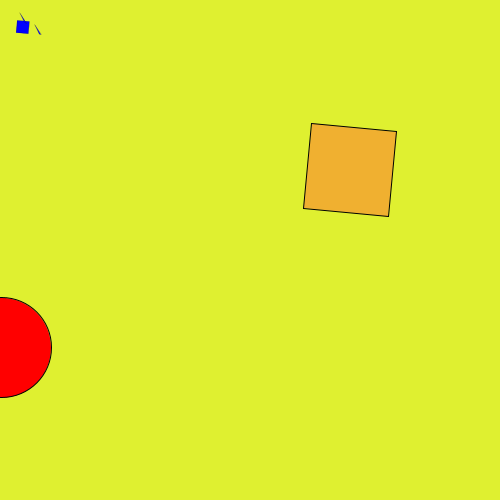
Frame 1 (no input)
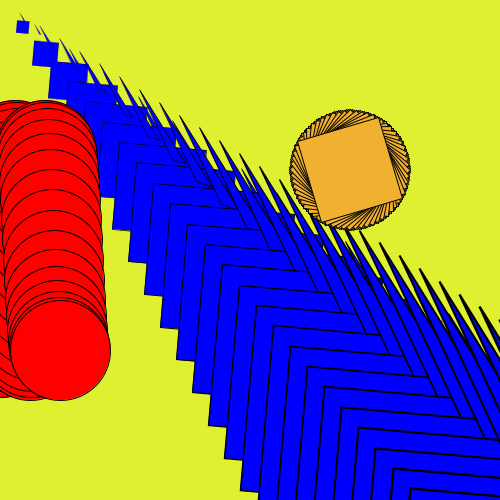
Frame 60 (the mouse pressed at the canvas centre just before this capture)
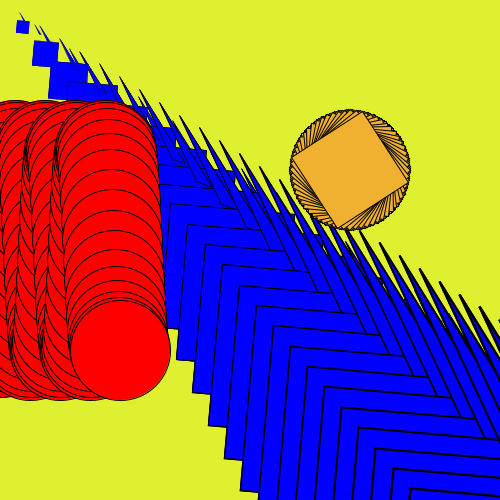
Frame 120 (the mouse held since frame 60 and released just before this capture)

The Processing sketch that drew these frames (run headless with seeded random() and noise(); from frame 60 on, the mouse is pressed at the canvas centre):

// Processing sketch: processing_112002
// ── processing_112002.pde

float angle = 0.0;
float timer = 0;

void setup()
{
  size(500, 500);
  background(#DFF030);
}

void draw()
{
  angle += 0.1;
  timer += 0.0167;
  
  if (angle > TWO_PI)
  angle = 0;
  
pushMatrix();
rectMode(CENTER);
translate(350,170);
rotate(angle);
fill(#F0B030);
rect(0, 0, 85, 85);
popMatrix();

pushMatrix();
  fill(0, 0, 255);
  rotate (radians(5));
  scale(angle, angle);
  rect(250, 250, 124, 124);
  
  
  translate(210, 110);
  triangle(0, 0, 55, 95, 75, 100);
  
  translate(155, 100);
  triangle(0, 0, 55, 95, 75, 100);
  popMatrix();
  
  drawEllipse();
}

float ellipseX = 0.0;
void drawEllipse()
{
  ellipseX += 1;
  if (ellipseX > width)
  {
    ellipseX = 10;
  }
   float ellipseY = cos(radians(ellipseX * 12)) * 100;
   fill(255, 0, 0);
  ellipse(ellipseX, height/2 + ellipseY, 100, 100);

}
